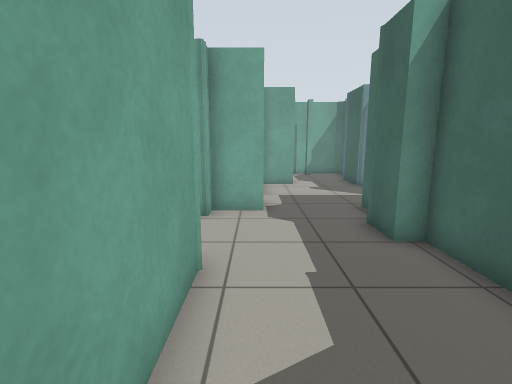
[1] (above)

16 first-person views from a walk through a robot-simulator world made for Gazebo. The camera is 1.1 m above the floor, tilts 10° down and sees 85° across. Floor lines are 1 m apart. The floor is counted in squares, 0.5 m on a side. Each view is taken from the middle of a square. On the plan, view 1 faces up. The plan holds only what a view shows up to about 17 squares ahead; the rest is blank.

[2]
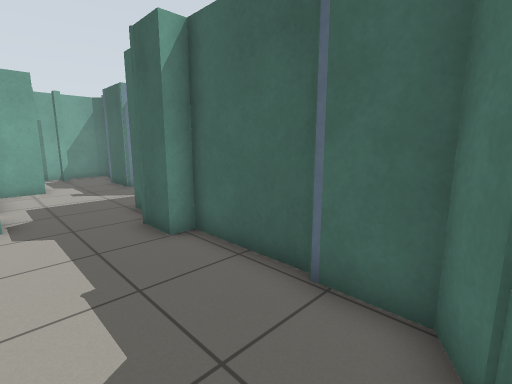

[3]
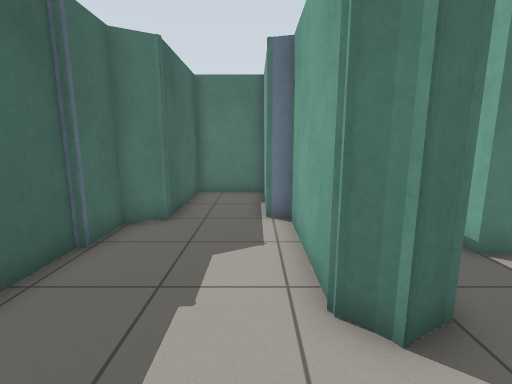

[4]
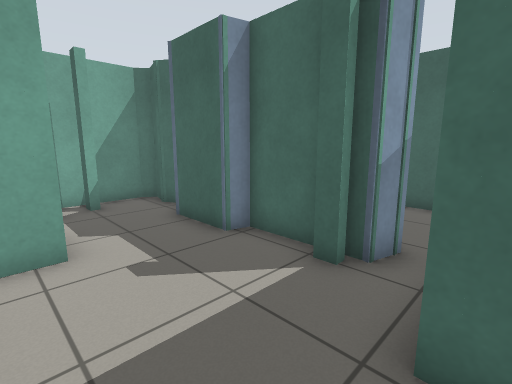

[5]
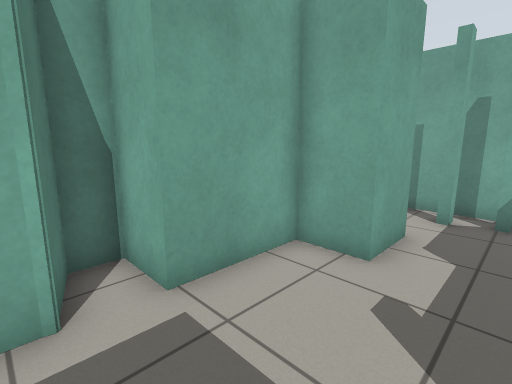

[6]
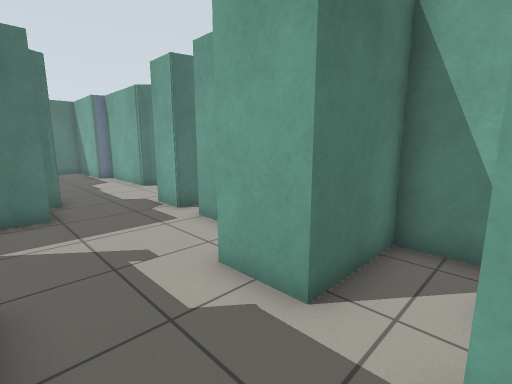

[7]
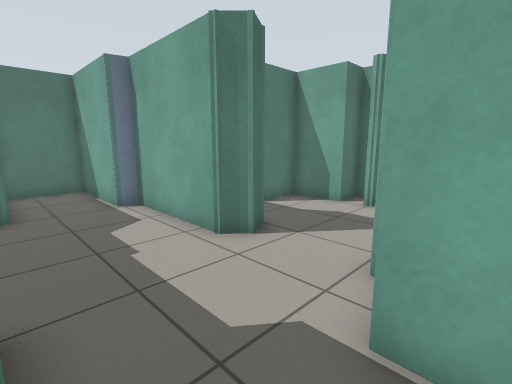

[8]
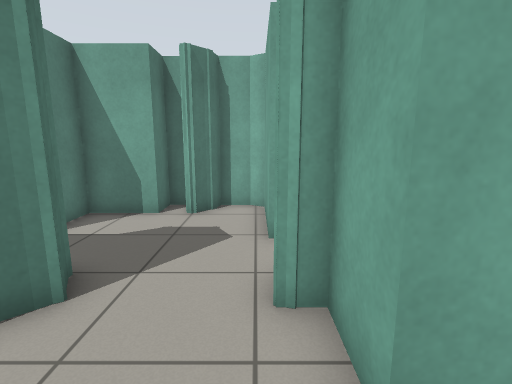

[9]
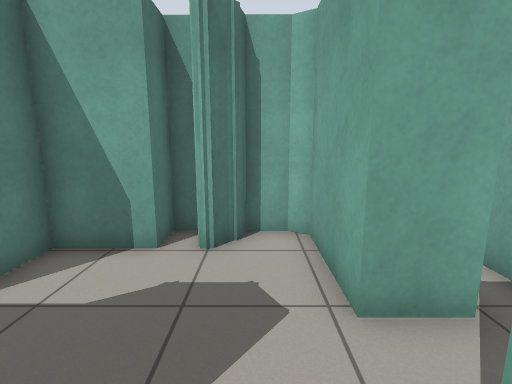

[10]
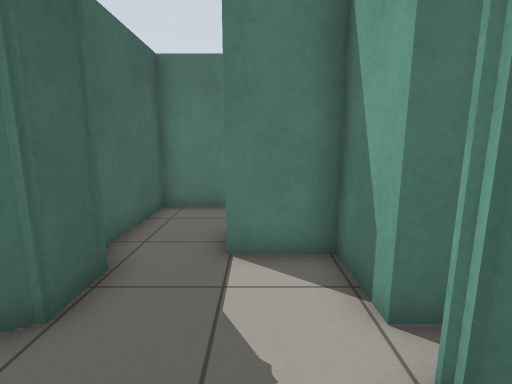

[11]
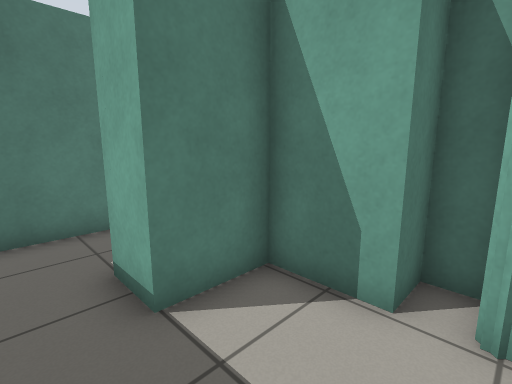

[12]
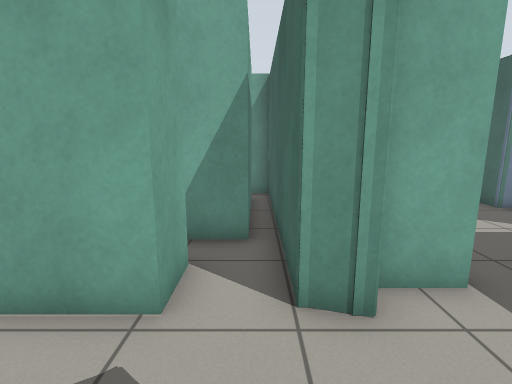

[13]
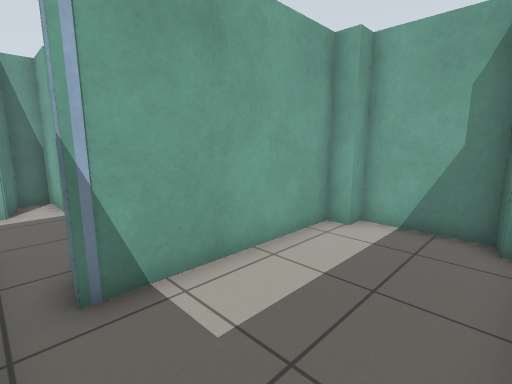

[14]
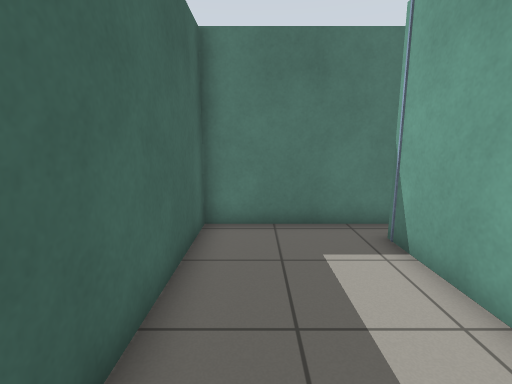

[15]
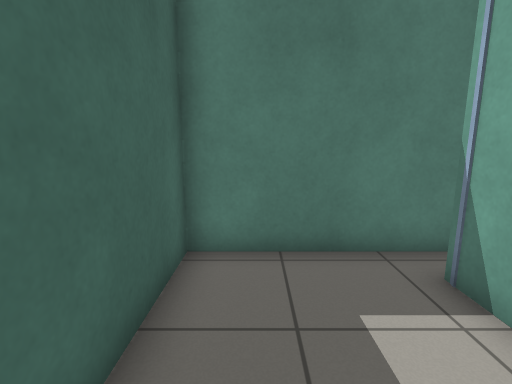

[16]
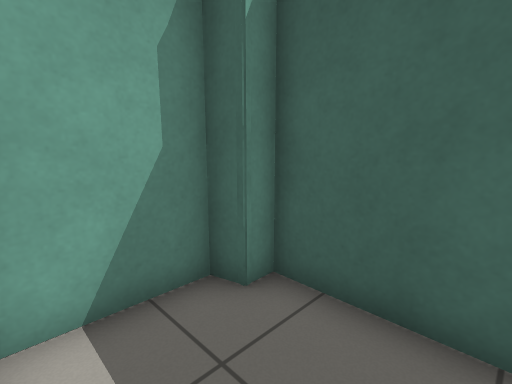

### Floor plan
Ten units are one square. View 1 is at (0, 0); x grows to the right and y downward. Boxes are objects, and circles mark ways between rooms. Rooms are numbered by the first view taken in them; rooms with no view inside come last. Other rooms are left out.
<svg viewBox="-83 -208 202 256">
<path fill="none" stroke="#000" d="M38 -24 38 -60 31 -60 31 -75 35 -77M-10 -47 -10 0 -3 2 -3 43 26 43 26 0 36 -6 36 -25M53 -113 53 -119M60 -110 60 -142 53 -143 53 -166M38 -89 38 -96 55 -96M39 -191 36 -191 36 -196M61 -183 58 -188 61 -199 57 -203 10 -203M-12 -186 -12 -170 20 -170 20 -150 2 -150 2 -118 -14 -118 -14 -109 2 -104 2 -90M-66 -49 -66 -27 -44 -27 -44 -11M-24 -34 -24 -48 -16 -53 -10 -47M-78 -57 -78 -49M-42 -99 -42 -83 -75 -83 -78 -78 -78 -68 -72 -66 -66 -60 -68 -57M-18 -14 -18 -24M2 -90 -14 -90 -14 -82 -24 -85 -24 -129M-32 -125 -32 -111 -59 -111M69 -170 69 -107 60 -110M55 -96 114 -96 114 -170 107 -170 106 -177 76 -177 76 -170"/>
<circle cx="20" cy="-90" r="3" fill="#2a7"/>
<circle cx="-15" cy="-70" r="3" fill="#2a7"/>
<circle cx="65" cy="-100" r="3" fill="#2a7"/>
<text x="10" y="-20">1</text>
<text x="30" y="-140">2</text>
<text x="-40" y="-60">3</text>
<text x="90" y="-130">4</text>
</svg>
Room 1 opens to room 2. Room 1 opens to room 3. Room 2 opens to room 4.

Where each view was taken, in squares from view 1:
view 1: 0 up, 0 right, facing up
view 2: 0 up, 0 right, facing up-right
view 3: 8 up, 0 right, facing down
view 4: 9 up, 1 right, facing up-right
view 5: 10 up, 4 right, facing up-left
view 6: 19 up, 5 right, facing down-left
view 7: 10 up, 3 right, facing down-left
view 8: 8 up, 2 right, facing left
view 9: 7 up, 1 left, facing left
view 10: 8 up, 5 left, facing down
view 11: 6 up, 3 left, facing down-left
view 12: 5 up, 3 left, facing up
view 13: 10 up, 11 right, facing up-left
view 14: 17 up, 10 right, facing down
view 15: 15 up, 10 right, facing down
view 16: 14 up, 8 right, facing up-right
